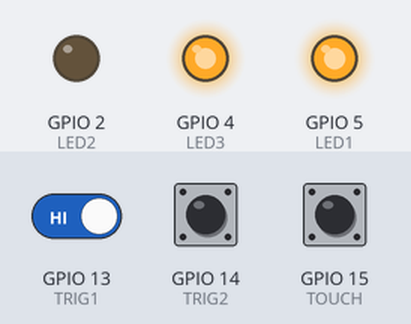
The sketch below on a simulated ESP32. Shown: output pins drawn as LEDs (lit = HIGH). The test bench sets the inputs (shaded band); at power-on: GPIO 15 (TOUCH) HIGH, GPIO 13 (TRIG1) HIGH, GPIO 14 (TRIG2) HIGH. What the sketch prints to the serial monitor is not drawn.

Above: at 1.3 s.
1.4 s: GPIO 15 (TOUCH) pulled LOW for 0.15 s
At 1.52 s:
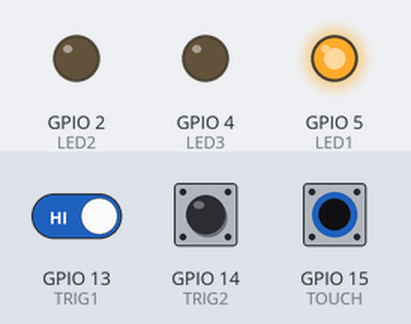
3.0 s: GPIO 13 (TRIG1) driven LOW
At 4.2 s:
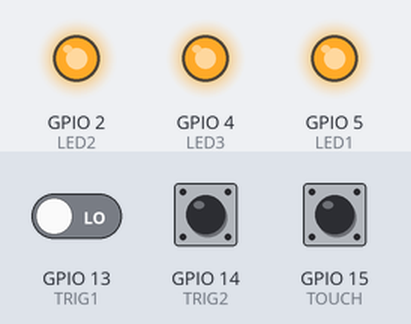
4.5 s: GPIO 15 (TOUCH) pulled LOW for 1 s
At 4.9 s:
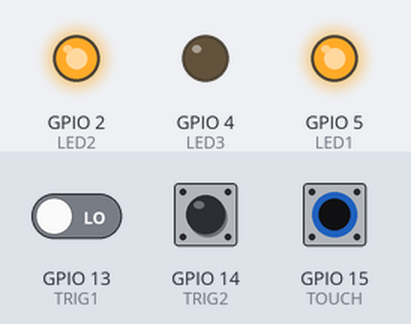
7.0 s: GPIO 15 (TOUCH) pulled LOW for 0.15 s
At 8.3 s:
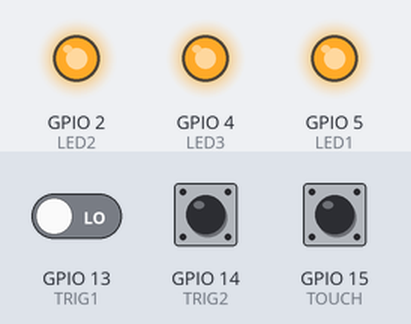
8.6 s: GPIO 15 (TOUCH) pulled LOW for 3.2 s
At 9.9 s:
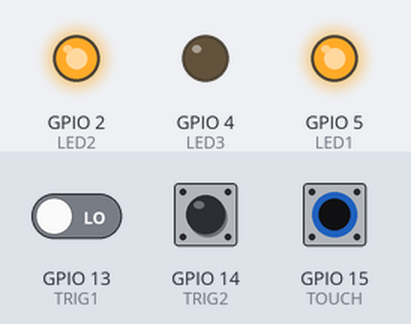
13.3 s: GPIO 13 (TRIG1) driven HIGH
At 14.5 s:
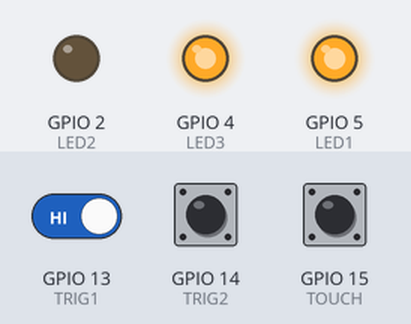
Timing chart, 0 to 15.8 s (numbered marks = the images above; inputs shaded):
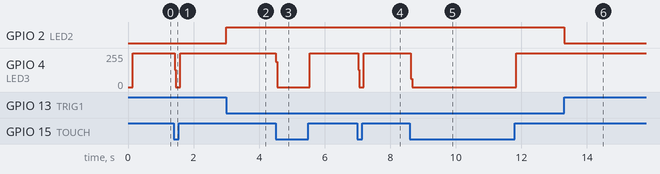

The sketch:

Puca_Eurorack_trigger_test.ino
```cpp
// PUCA_DSP Eurorack module trigger inputs and LED test
// Send +5V trigger or gate signals into TR1 or TR2 to trigger the LEDs
// Touch the capacitive touch button to trigger the top LEDs

#include "freertos/FreeRTOS.h"
#include "freertos/task.h"
#include <stdio.h>
#include <stdlib.h>
#include <math.h>
#include "freertos/FreeRTOSConfig.h"
#include "freertos/semphr.h"
#include "driver/gpio.h"
#include "driver/adc.h"
#include "driver/timer.h"
#include "esp_timer.h"
#include "esp_attr.h"
#include "esp_intr_alloc.h"
#include "esp_adc_cal.h"
#include "soc/soc.h"
#include "soc/timer_group_struct.h"
#include "soc/timer_group_reg.h"

#define BUTTON     36    // PUCA_DSP onboard button
#define TRIG1      13    // PUCA Module trigger inputs, HIGH after boot
#define TRIG2      14
#define TOUCH      15    // PUCA Module capacitive touch button
#define LED1        5    // PUCA_DSP onboard LED
#define LED2        2    // Module LED, LOW after boot
#define LED3        4    // Module LED, LOW after boot

int trig1State, trig2State, touchState, trig1, trig2, touch = 0;

void setup() {

Serial.begin(115200);

pinMode(BUTTON, INPUT);
pinMode(TRIG1, INPUT);
pinMode(TRIG2, INPUT);
pinMode(TOUCH, INPUT);
pinMode(LED1, OUTPUT);
pinMode(LED2, OUTPUT);
pinMode(LED3, OUTPUT);

vTaskDelay(pdMS_TO_TICKS(100));
digitalWrite(LED1, HIGH);
Serial.println("Initialisation Complete");

}

void loop() {

trig1State = digitalRead(TRIG1);
trig2State = digitalRead(TRIG2);
touchState = digitalRead(TOUCH);

  if (trig1State == 0) {
          trig1 = 1;
          digitalWrite(LED2, HIGH);
        }
        else if (trig1State == 1) {
          trig1 = 0;
          digitalWrite(LED2, LOW);
        }

   if (trig2State == 0) {
          trig2 = 1;
          digitalWrite(LED3, HIGH);
        }
        else if (trig2State == 1) {
          trig2 = 0;
          digitalWrite(LED3, LOW);
        }

   if (touchState == 0) {
          touch = 0;
          digitalWrite(LED3, LOW);
        }
        else if (touchState == 1) {
          touch = 1;
          digitalWrite(LED3, HIGH);

        }
}
```

Measured:
- after the input at 1.4 s, GPIO 4 (LED3): 253/255 → 0/255 at once, → 253/255 0.17 s later
- after the input at 3.0 s, GPIO 2 (LED2): LOW → HIGH at once
- after the input at 4.5 s, GPIO 4 (LED3): 253/255 → 0/255 at once, → 253/255 1.0 s later
- after the input at 7.0 s, GPIO 4 (LED3): 253/255 → 0/255 at once, → 253/255 0.17 s later
- after the input at 8.6 s, GPIO 4 (LED3): 253/255 → 0/255 at once, → 253/255 3.2 s later
- after the input at 13.3 s, GPIO 2 (LED2): HIGH → LOW at once
